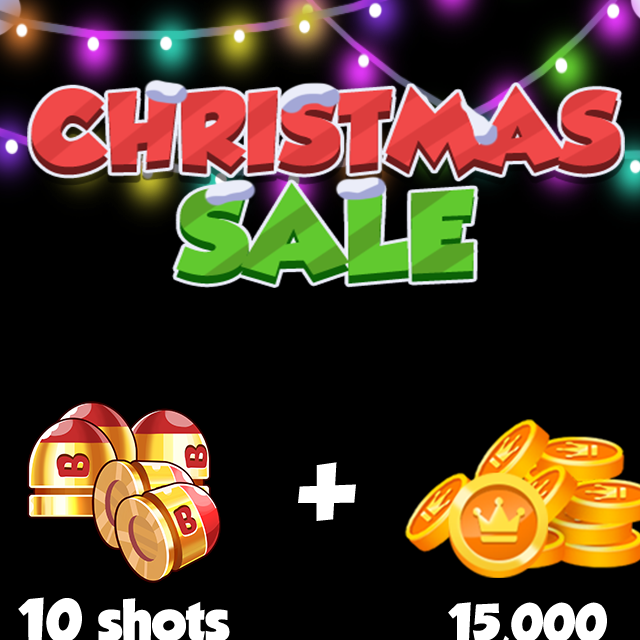

Rendered tile map (Tiled .tmx) drawn with the repository's tilesets; below, a short description and the full map source, tile grids included:
An orthogonal 20x20 tile map with 32x32 px tiles, 1 tile layer (Tile Layer 1) and 8 objects.

<map version="1.5" tiledversion="1.7.2" orientation="orthogonal" renderorder="right-down" width="20" height="20" tilewidth="32" tileheight="32" infinite="0" nextlayerid="4" nextobjectid="13">
 <tileset firstgid="1" name="Layer 80 (1)" tilewidth="32" tileheight="32" tilecount="1485" columns="45">
  <image source="Tilesets/Layer 80 (1).png" width="1440" height="1080" />
 </tileset>
 <objectgroup id="2" name="test">
  <object id="2" x="128" y="64" width="32" height="32" />
  <object id="3" x="192" y="64" width="32" height="32" />
  <object id="6" x="224" y="64" width="32" height="32" />
  <object id="7" x="256" y="64" width="32" height="32" />
  <object id="8" x="288" y="64" width="32" height="32" />
  <object id="9" x="320" y="64" width="32" height="32" />
  <object id="10" x="352" y="64" width="32" height="32" />
  <object id="11" x="160" y="64" width="32" height="32" />
 </objectgroup>
 <layer id="3" name="Tile Layer 1" width="20" height="20">
  <data encoding="csv">
17,18,19,20,21,22,23,24,25,26,27,28,29,30,31,32,33,34,35,36,
62,63,64,65,66,67,68,69,70,71,72,73,74,75,76,77,78,79,80,81,
107,108,109,110,111,112,113,114,115,116,117,118,119,120,121,122,123,124,125,126,
152,153,154,155,156,157,158,159,160,161,162,163,164,165,166,167,168,169,170,171,
197,198,199,200,201,202,203,204,205,206,207,208,209,210,211,212,213,214,215,216,
242,243,244,245,246,247,248,249,250,251,252,253,254,255,256,257,258,259,260,261,
287,288,289,290,291,292,293,294,295,296,297,298,299,300,301,302,303,304,305,306,
332,333,334,335,336,337,338,339,340,341,342,343,344,345,346,347,348,349,350,351,
377,378,379,380,381,382,383,384,385,386,387,388,389,390,391,392,393,394,395,396,
422,423,424,425,426,427,428,429,430,431,432,433,434,435,436,437,438,439,440,441,
467,468,469,470,471,472,473,474,475,476,477,478,479,480,481,482,483,484,485,486,
512,513,514,515,516,517,518,519,520,521,522,523,524,525,526,527,528,529,530,531,
557,558,559,560,561,562,563,564,565,566,567,568,569,570,571,572,573,574,575,576,
602,603,604,605,606,607,608,609,610,611,612,613,614,615,616,617,618,619,620,621,
647,648,649,650,651,652,653,654,655,656,657,658,659,660,661,662,663,664,665,666,
692,693,694,695,696,697,698,699,700,701,702,703,704,705,706,707,708,709,710,711,
737,738,739,740,741,742,743,744,745,746,747,748,749,750,751,752,753,754,755,756,
782,783,784,785,786,787,788,789,790,791,792,793,794,795,796,797,798,799,800,801,
827,828,829,830,831,832,833,834,835,836,837,838,839,840,841,842,843,844,845,846,
872,873,874,875,876,877,878,879,880,881,882,883,884,885,886,887,888,889,890,891
</data>
 </layer>
</map>